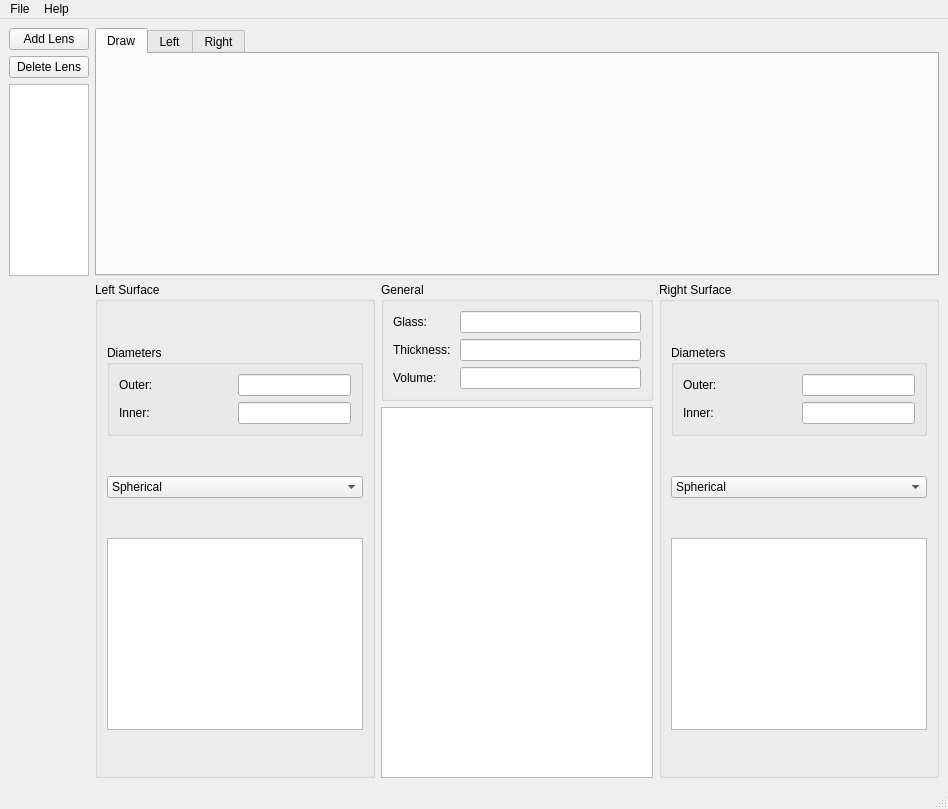
<?xml version="1.0" encoding="UTF-8"?>
<ui version="4.0">
 <class>MainWindow</class>
 <widget class="QMainWindow" name="MainWindow">
  <property name="geometry">
   <rect>
    <x>0</x>
    <y>0</y>
    <width>948</width>
    <height>809</height>
   </rect>
  </property>
  <property name="windowTitle">
   <string>MainWindow</string>
  </property>
  <widget class="QWidget" name="centralwidget">
   <layout class="QGridLayout" name="gridLayout_2">
    <item row="4" column="3" rowspan="4">
     <widget class="QGroupBox" name="groupBox_R2">
      <property name="sizePolicy">
       <sizepolicy hsizetype="Preferred" vsizetype="Preferred">
        <horstretch>0</horstretch>
        <verstretch>0</verstretch>
       </sizepolicy>
      </property>
      <property name="title">
       <string>Right Surface</string>
      </property>
      <layout class="QGridLayout" name="gridLayout_4">
       <item row="4" column="0" colspan="2">
        <widget class="QTableWidget" name="tableWidget_R2_Coefs">
         <property name="sizePolicy">
          <sizepolicy hsizetype="Fixed" vsizetype="Fixed">
           <horstretch>0</horstretch>
           <verstretch>0</verstretch>
          </sizepolicy>
         </property>
        </widget>
       </item>
       <item row="3" column="0" colspan="2">
        <widget class="QComboBox" name="comboBox_R2_Type">
         <item>
          <property name="text">
           <string>Spherical</string>
          </property>
         </item>
         <item>
          <property name="text">
           <string>Aspherical</string>
          </property>
         </item>
        </widget>
       </item>
       <item row="0" column="0" colspan="2">
        <widget class="QGroupBox" name="groupBox_R2_Diameter">
         <property name="sizePolicy">
          <sizepolicy hsizetype="Preferred" vsizetype="Fixed">
           <horstretch>0</horstretch>
           <verstretch>0</verstretch>
          </sizepolicy>
         </property>
         <property name="title">
          <string>Diameters</string>
         </property>
         <layout class="QGridLayout" name="gridLayout_6">
          <item row="0" column="0">
           <widget class="QLabel" name="label_2">
            <property name="sizePolicy">
             <sizepolicy hsizetype="Minimum" vsizetype="Preferred">
              <horstretch>0</horstretch>
              <verstretch>0</verstretch>
             </sizepolicy>
            </property>
            <property name="text">
             <string>Outer:</string>
            </property>
           </widget>
          </item>
          <item row="0" column="1">
           <widget class="QLineEdit" name="lineEdit_R2_Diameter_Outer">
            <property name="sizePolicy">
             <sizepolicy hsizetype="Minimum" vsizetype="Fixed">
              <horstretch>0</horstretch>
              <verstretch>0</verstretch>
             </sizepolicy>
            </property>
           </widget>
          </item>
          <item row="1" column="1">
           <widget class="QLineEdit" name="lineEdit_R2_Diameter_Inner">
            <property name="sizePolicy">
             <sizepolicy hsizetype="Minimum" vsizetype="Fixed">
              <horstretch>0</horstretch>
              <verstretch>0</verstretch>
             </sizepolicy>
            </property>
           </widget>
          </item>
          <item row="1" column="0">
           <widget class="QLabel" name="label_4">
            <property name="text">
             <string>Inner:</string>
            </property>
           </widget>
          </item>
         </layout>
        </widget>
       </item>
      </layout>
     </widget>
    </item>
    <item row="0" column="1" rowspan="4" colspan="3">
     <widget class="QTabWidget" name="tabWidget">
      <property name="sizePolicy">
       <sizepolicy hsizetype="Preferred" vsizetype="Preferred">
        <horstretch>0</horstretch>
        <verstretch>0</verstretch>
       </sizepolicy>
      </property>
      <property name="currentIndex">
       <number>0</number>
      </property>
      <widget class="QWidget" name="tab_Draw">
       <property name="sizePolicy">
        <sizepolicy hsizetype="Fixed" vsizetype="Fixed">
         <horstretch>0</horstretch>
         <verstretch>0</verstretch>
        </sizepolicy>
       </property>
       <attribute name="title">
        <string>Draw</string>
       </attribute>
      </widget>
      <widget class="QWidget" name="tab_R1_Data">
       <attribute name="title">
        <string>Left</string>
       </attribute>
       <layout class="QHBoxLayout" name="horizontalLayout">
        <item>
         <widget class="QTableWidget" name="tableWidget_R1_Data"/>
        </item>
       </layout>
      </widget>
      <widget class="QWidget" name="tab_R2_Data">
       <attribute name="title">
        <string>Right</string>
       </attribute>
       <layout class="QHBoxLayout" name="horizontalLayout_2">
        <item>
         <widget class="QTableWidget" name="tableWidget_R2_Data"/>
        </item>
       </layout>
      </widget>
     </widget>
    </item>
    <item row="0" column="0">
     <widget class="QPushButton" name="pushButton_AddLens">
      <property name="text">
       <string>Add Lens</string>
      </property>
     </widget>
    </item>
    <item row="1" column="0">
     <widget class="QPushButton" name="pushButton_DeleteLens">
      <property name="text">
       <string>Delete Lens</string>
      </property>
     </widget>
    </item>
    <item row="2" column="0" rowspan="2">
     <widget class="QListWidget" name="listWidget_Lens">
      <property name="sizePolicy">
       <sizepolicy hsizetype="Ignored" vsizetype="Preferred">
        <horstretch>0</horstretch>
        <verstretch>0</verstretch>
       </sizepolicy>
      </property>
     </widget>
    </item>
    <item row="4" column="1" rowspan="4">
     <widget class="QGroupBox" name="groupBox_R1">
      <property name="sizePolicy">
       <sizepolicy hsizetype="Preferred" vsizetype="Preferred">
        <horstretch>0</horstretch>
        <verstretch>0</verstretch>
       </sizepolicy>
      </property>
      <property name="title">
       <string>Left Surface</string>
      </property>
      <layout class="QGridLayout" name="gridLayout_3">
       <item row="5" column="0" colspan="3">
        <widget class="QTableWidget" name="tableWidget_R1_Coefs">
         <property name="sizePolicy">
          <sizepolicy hsizetype="MinimumExpanding" vsizetype="Fixed">
           <horstretch>0</horstretch>
           <verstretch>0</verstretch>
          </sizepolicy>
         </property>
         <property name="minimumSize">
          <size>
           <width>256</width>
           <height>192</height>
          </size>
         </property>
        </widget>
       </item>
       <item row="3" column="0" colspan="3">
        <widget class="QComboBox" name="comboBox_R1_Type">
         <property name="sizePolicy">
          <sizepolicy hsizetype="Preferred" vsizetype="Fixed">
           <horstretch>0</horstretch>
           <verstretch>0</verstretch>
          </sizepolicy>
         </property>
         <item>
          <property name="text">
           <string>Spherical</string>
          </property>
         </item>
         <item>
          <property name="text">
           <string>Aspherical</string>
          </property>
         </item>
        </widget>
       </item>
       <item row="0" column="0" colspan="3">
        <widget class="QGroupBox" name="groupBox_R1_Diameter">
         <property name="sizePolicy">
          <sizepolicy hsizetype="Preferred" vsizetype="Fixed">
           <horstretch>0</horstretch>
           <verstretch>0</verstretch>
          </sizepolicy>
         </property>
         <property name="title">
          <string>Diameters</string>
         </property>
         <layout class="QGridLayout" name="gridLayout_5">
          <item row="0" column="0">
           <widget class="QLabel" name="label_Diameter">
            <property name="sizePolicy">
             <sizepolicy hsizetype="Minimum" vsizetype="Fixed">
              <horstretch>0</horstretch>
              <verstretch>0</verstretch>
             </sizepolicy>
            </property>
            <property name="text">
             <string>Outer:</string>
            </property>
           </widget>
          </item>
          <item row="0" column="1">
           <widget class="QLineEdit" name="lineEdit_R1_Diameter_Outer">
            <property name="sizePolicy">
             <sizepolicy hsizetype="Minimum" vsizetype="Fixed">
              <horstretch>0</horstretch>
              <verstretch>0</verstretch>
             </sizepolicy>
            </property>
           </widget>
          </item>
          <item row="1" column="0">
           <widget class="QLabel" name="label_3">
            <property name="sizePolicy">
             <sizepolicy hsizetype="Preferred" vsizetype="Fixed">
              <horstretch>0</horstretch>
              <verstretch>0</verstretch>
             </sizepolicy>
            </property>
            <property name="text">
             <string>Inner:</string>
            </property>
           </widget>
          </item>
          <item row="1" column="1">
           <widget class="QLineEdit" name="lineEdit_R1_Diameter_Inner">
            <property name="sizePolicy">
             <sizepolicy hsizetype="Minimum" vsizetype="Fixed">
              <horstretch>0</horstretch>
              <verstretch>0</verstretch>
             </sizepolicy>
            </property>
           </widget>
          </item>
         </layout>
        </widget>
       </item>
      </layout>
     </widget>
    </item>
    <item row="4" column="2" rowspan="3">
     <widget class="QGroupBox" name="groupBox_General">
      <property name="sizePolicy">
       <sizepolicy hsizetype="Preferred" vsizetype="Preferred">
        <horstretch>0</horstretch>
        <verstretch>0</verstretch>
       </sizepolicy>
      </property>
      <property name="title">
       <string>General</string>
      </property>
      <layout class="QGridLayout" name="gridLayout">
       <item row="2" column="1">
        <widget class="QLabel" name="label_Volume">
         <property name="sizePolicy">
          <sizepolicy hsizetype="Minimum" vsizetype="Preferred">
           <horstretch>0</horstretch>
           <verstretch>0</verstretch>
          </sizepolicy>
         </property>
         <property name="text">
          <string>Volume:</string>
         </property>
        </widget>
       </item>
       <item row="1" column="3">
        <widget class="QLineEdit" name="lineEdit_Thickness"/>
       </item>
       <item row="2" column="3">
        <widget class="QLineEdit" name="lineEdit_Volume"/>
       </item>
       <item row="1" column="1">
        <widget class="QLabel" name="label_Thickness">
         <property name="sizePolicy">
          <sizepolicy hsizetype="Minimum" vsizetype="Preferred">
           <horstretch>0</horstretch>
           <verstretch>0</verstretch>
          </sizepolicy>
         </property>
         <property name="text">
          <string>Thickness: </string>
         </property>
        </widget>
       </item>
       <item row="0" column="3">
        <widget class="QLineEdit" name="lineEdit_Glass"/>
       </item>
       <item row="0" column="1">
        <widget class="QLabel" name="label">
         <property name="sizePolicy">
          <sizepolicy hsizetype="Minimum" vsizetype="Preferred">
           <horstretch>0</horstretch>
           <verstretch>0</verstretch>
          </sizepolicy>
         </property>
         <property name="text">
          <string>Glass: </string>
         </property>
        </widget>
       </item>
      </layout>
     </widget>
    </item>
    <item row="5" column="0" rowspan="3">
     <spacer name="verticalSpacer">
      <property name="orientation">
       <enum>Qt::Vertical</enum>
      </property>
      <property name="sizeHint" stdset="0">
       <size>
        <width>20</width>
        <height>40</height>
       </size>
      </property>
     </spacer>
    </item>
    <item row="7" column="2">
     <widget class="QTextEdit" name="textEdit_Description"/>
    </item>
   </layout>
  </widget>
  <widget class="QMenuBar" name="menubar">
   <property name="geometry">
    <rect>
     <x>0</x>
     <y>0</y>
     <width>948</width>
     <height>22</height>
    </rect>
   </property>
   <widget class="QMenu" name="menuFile">
    <property name="title">
     <string>File</string>
    </property>
    <addaction name="action_New"/>
    <addaction name="action_Open"/>
    <addaction name="action_Save"/>
    <addaction name="action_SaveAs"/>
   </widget>
   <widget class="QMenu" name="menuHelp">
    <property name="title">
     <string>Help</string>
    </property>
    <addaction name="action_About"/>
   </widget>
   <addaction name="menuFile"/>
   <addaction name="menuHelp"/>
  </widget>
  <widget class="QStatusBar" name="statusbar"/>
  <action name="action_About">
   <property name="text">
    <string>About</string>
   </property>
  </action>
  <action name="action_New">
   <property name="text">
    <string>New</string>
   </property>
  </action>
  <action name="action_Open">
   <property name="text">
    <string>Open</string>
   </property>
  </action>
  <action name="action_Save">
   <property name="text">
    <string>Save</string>
   </property>
  </action>
  <action name="action_SaveAs">
   <property name="text">
    <string>Save as</string>
   </property>
  </action>
 </widget>
 <resources/>
 <connections/>
</ui>
